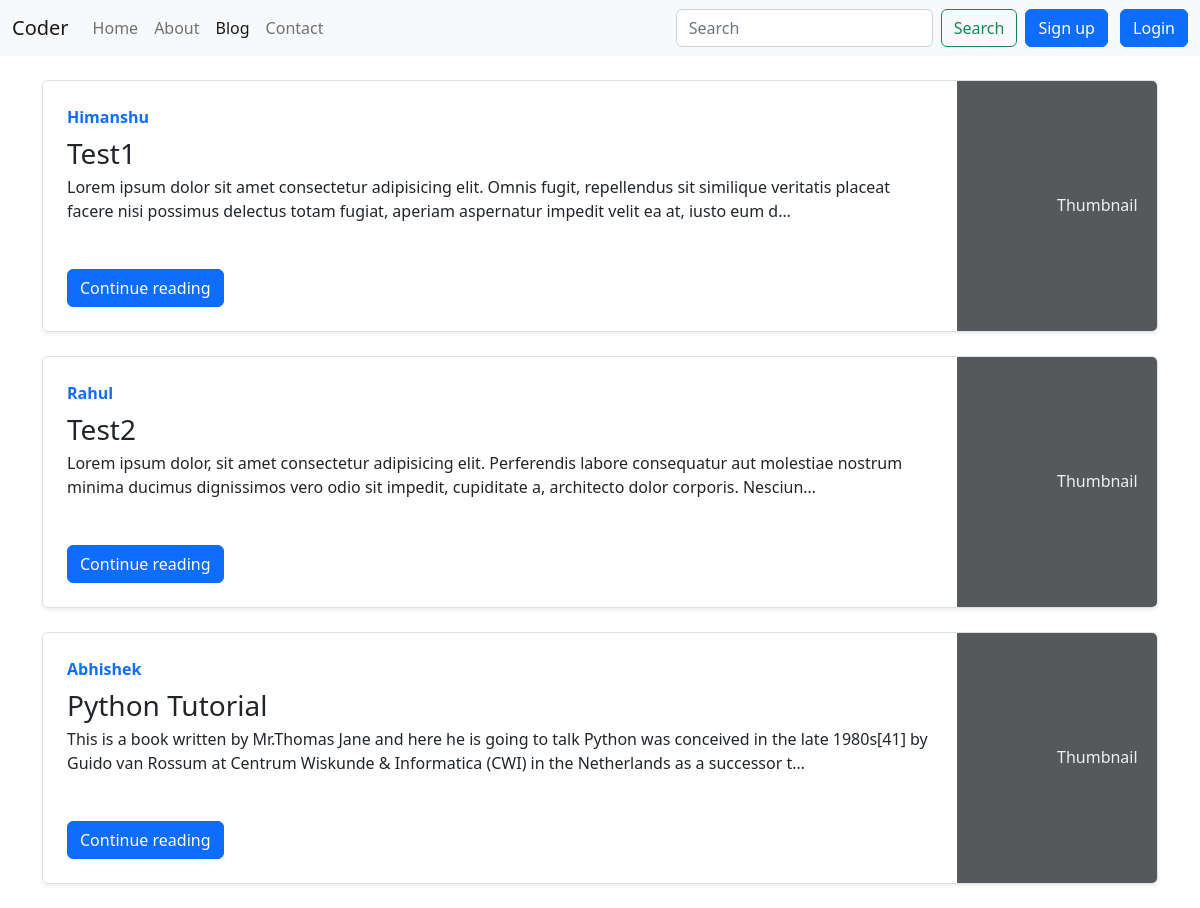
Screenshot of /blog/ with the database file from the repository.
### blog/models.py (models this page shows, shortened)
class Post(models.Model):
    sno = models.AutoField(primary_key=True)
    title = models.CharField(max_length=50)
    content = models.TextField()
    author = models.CharField(max_length=50)
    slug = models.CharField(max_length=50)
    timestamp = models.DateTimeField(auto_now_add=False)

### blog/views.py (the view)
# urls.py: path('', views.blogHome, name='blogHome'),
def blogHome(request):
    allposts = Post.objects.all()
    context = {'allposts' : allposts}
    return render(request, 'blog/bloghome.html', context)

### templates/blog/bloghome.html (shortened to what this page needs)
{% extends 'base.html' %}
{% block bloghomeactive %} active {% endblock bloghomeactive %}
{% block body %}
<div class="container my-3">
    {% for post in allposts %}
    <div class="row g-0 border rounded overflow-hidden flex-md-row my-4 shadow-sm h-md-250 position-relative">
      <div class="col p-4 d-flex flex-column position-static">
        <strong class="d-inline-block mb-2 text-primary">{{post.author}}</strong>
        <h3 class="mb-0">{{post.title}}</h3>
        <p class="card-text mb-auto">{{post.content | truncatechars:210}}</p>
        <div><a href="/blog/{{post.slug}}" role="button" class="btn btn-primary">Continue reading</a></div>
      </div>
      <div class="col-auto d-none d-lg-block">
        <svg class="bd-placeholder-img" width="200" height="250" xmlns="http://www.w3.org/2000/svg" role="img" aria-label="Placeholder: Thumbnail" preserveAspectRatio="xMidYMid slice" focusable="false"><title>Placeholder</title><rect width="100%" height="100%" fill="#55595c"></rect><text x="50%" y="50%" fill="#eceeef" dy=".3em">Thumbnail</text></svg>
      </div>
    </div>
    {% endfor %}
  </div>
  {% endblock body %}

### rows the page displays
Post: author "Himanshu", title "Test1", content "Lorem ipsum dolor sit amet consectetur adipisicing elit. Omnis fugit, repellendus sit similique veritatis placeat facere nisi possimus delectus totam fugiat, aperiam aspernatur impedit velit ea at, iusto eum d…"
Post: author "Rahul", title "Test2", content "Lorem ipsum dolor, sit amet consectetur adipisicing elit. Perferendis labore consequatur aut molestiae nostrum minima ducimus dignissimos vero odio sit impedit, cupiditate a, architecto dolor corporis. Nesciun…"
Post: author "Abhishek", title "Python Tutorial", content "This is a book written by Mr.Thomas Jane and here he is going to talk Python was conceived in the late 1980s[41] by Guido van Rossum at Centrum Wiskunde & Informatica (CWI) in the Netherlands as a successor t…"
